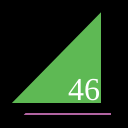
Frame 1 (no input)
Frame 60 (no input): identical to frame 1, image omitted
Frame 120 (the mouse pressed at the canvas centre since frame 60): identical to frame 1, image omitted

The p5.js sketch that drew this single still picture (run headless with seeded random() and noise() and a simulated clock; from frame 60 on, the mouse is pressed at the canvas centre):

// p5.js sketch
// ── sketch.js
function setup() {
  createCanvas(128,128);
}

function draw() {
  background(0);
  strokeWeight(10);
  fill(178, 100, 162);
  triangle(12,120,116,120,116,10);
  fill(94, 185, 84);
  triangle(0,108,106,108,106,0);
  fill(255);
  textSize(32);
  textFont("serif");
  text("46", 68, 100);
}
